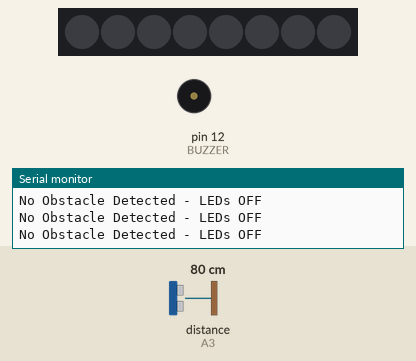
The sketch below on a simulated Arduino Uno, built with avr-gcc and run on an emulated ATmega328P. On the bench: 8 RGB LEDs in strip order, left to right, buzzer (waves = sounding, pin HIGH), the last lines printed to the serial monitor. Wiring (inferred from the names in the program): ultrasonic range finder: trigger pin 5; echo A3. Inputs (shaded band) come from the test bench; at power-on: distance to the obstacle (sensor on A3) 80 cm. The echo pulse lasts 58.3 µs per cm; pins used as bus, display or sensor lines are not drawn.

Above: at 1.2 s.
1.3 s: distance to the obstacle (sensor on A3) set to 45 cm
2.8 s: distance to the obstacle (sensor on A3) set to 36 cm
At 3.27 s:
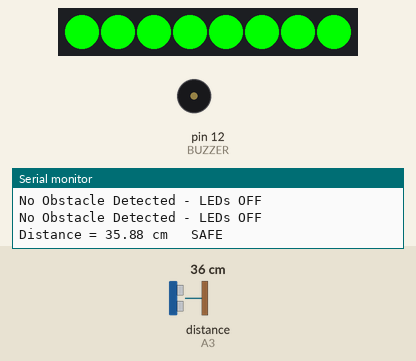
5.0 s: distance to the obstacle (sensor on A3) set to 28 cm
At 5.36 s:
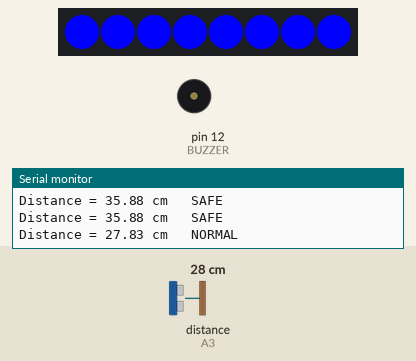
7.0 s: distance to the obstacle (sensor on A3) set to 12 cm
At 7.27 s:
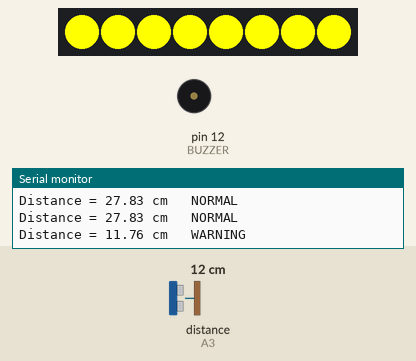
8.9 s: distance to the obstacle (sensor on A3) set to 9 cm
At 9.4 s:
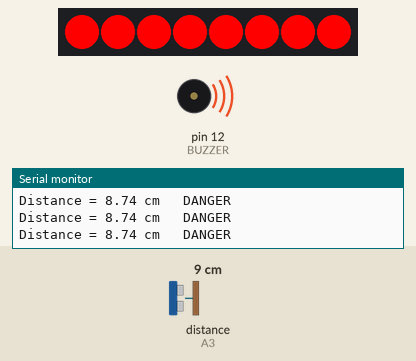
10.4 s: distance to the obstacle (sensor on A3) set to 18 cm
At 10.56 s:
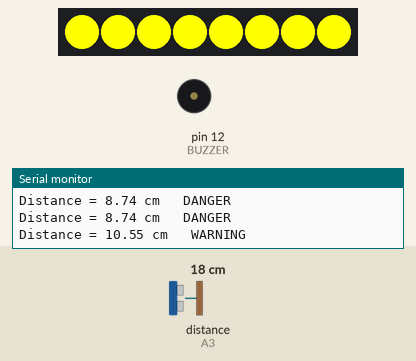
Timing chart, 0 to 13.4 s (numbered marks = the images above; inputs shaded):
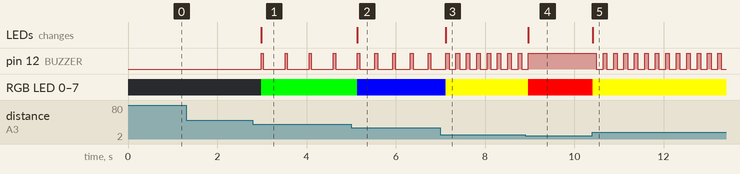

The sketch:

Practical_39.ino
```cpp
#include <Adafruit_NeoPixel.h>

#define TRIG 5
#define ECHO A3
#define BUZZER 12

#define LED_PIN 11
#define LED_COUNT 8

Adafruit_NeoPixel strip(LED_COUNT, LED_PIN, NEO_GRB + NEO_KHZ800);

const float DETECT_RANGE = 40.0;

float getDistance() {

  long total = 0;
  int validReadings = 0;

  for (int i = 0; i < 5; i++) {

    digitalWrite(TRIG, LOW);
    delayMicroseconds(2);

    digitalWrite(TRIG, HIGH);
    delayMicroseconds(10);

    digitalWrite(TRIG, LOW);

    long reading = pulseIn(ECHO, HIGH, 30000);

    if (reading > 0) {
      total += reading;
      validReadings++;
    }

    delay(5);
  }

  if (validReadings == 0)
    return 999;

  return (total / (float)validReadings) / 58.0;
}

void setColor(byte r, byte g, byte b) {

  strip.clear();

  for (int i = 0; i < LED_COUNT; i++) {
    strip.setPixelColor(i, strip.Color(r, g, b));
  }

  strip.show();
}

void setup() {

  pinMode(TRIG, OUTPUT);
  pinMode(ECHO, INPUT);
  pinMode(BUZZER, OUTPUT);

  digitalWrite(BUZZER, LOW);

  strip.begin();
  strip.clear();
  strip.show();

  Serial.begin(9600);
  Serial.println("===== AUTO DETECT OBSTACLE STARTED =====");
}

void loop() {

  float distance = getDistance();

  // ---------- No Obstacle ----------
  if (distance > DETECT_RANGE) {

    strip.clear();
    strip.show();

    digitalWrite(BUZZER, LOW);

    Serial.println("No Obstacle Detected - LEDs OFF");

    delay(150);
    return;
  }

  // ---------- Obstacle Detected ----------
  Serial.print("Distance = ");
  Serial.print(distance);
  Serial.print(" cm   ");

  if (distance > 30) {
    setColor(0, 255, 0);      // Green
    Serial.println("SAFE");

    digitalWrite(BUZZER, HIGH);
    delay(50);
    digitalWrite(BUZZER, LOW);
    delay(450);                // Slow beep
  }
  else if (distance > 20) {
    setColor(0, 0, 255);      // Blue
    Serial.println("NORMAL");

    digitalWrite(BUZZER, HIGH);
    delay(60);
    digitalWrite(BUZZER, LOW);
    delay(300);                // Medium-slow beep
  }
  else if (distance > 10) {
    setColor(255, 255, 0);    // Yellow
    Serial.println("WARNING");

    digitalWrite(BUZZER, HIGH);
    delay(80);
    digitalWrite(BUZZER, LOW);
    delay(120);                // Medium-fast beep
  }
  else {
    setColor(255, 0, 0);      // Red
    Serial.println("DANGER");

    digitalWrite(BUZZER, HIGH);   // Continuous beep
  }
}
```

Measured:
- the behaviour switches between 41 and 40 cm on distance to the obstacle (sensor on A3) (found by bisection; images 0 and 1)
- the behaviour switches between 31 and 30 cm on distance to the obstacle (sensor on A3) (found by bisection; images 1 and 2)
- the behaviour switches between 11 and 10 cm on distance to the obstacle (sensor on A3) (found by bisection; images 3 and 4)
- after the input at 2.8 s, pin 12 (BUZZER): alternates HIGH for 0.05 s and LOW for 0.49 s, starting after 0.18 s; RGB LED 0–7: off → RGB(0, 255, 0) after 0.18 s; the LEDs: change after 0.18 s (image 1)
- after the input at 5.0 s, pin 12 (BUZZER): alternates HIGH for 0.06 s and LOW for 0.34 s, starting after 0.53 s; RGB LED 0–7: RGB(0, 255, 0) → RGB(0, 0, 255) after 0.14 s; the LEDs: change after 0.14 s (image 2)
- after the input at 7.0 s, pin 12 (BUZZER): alternates HIGH for 0.08 s and LOW for 0.15 s, starting after 0.35 s; RGB LED 0–7: RGB(0, 0, 255) → RGB(255, 255, 0) after 0.12 s; the LEDs: change after 0.12 s (image 3)
- after the input at 8.9 s, pin 12 (BUZZER): goes on until 9.0 s, then stays HIGH; RGB LED 0–7: RGB(255, 255, 0) → RGB(255, 0, 0) after 0.07 s; the LEDs: change after 0.07 s (image 4)
- after the input at 10.4 s, pin 12 (BUZZER): alternates HIGH for 0.08 s and LOW for 0.15 s, starting after 0.09 s; RGB LED 0–7: RGB(255, 0, 0) → RGB(255, 255, 0) at once; the LEDs: change at once (image 5)
